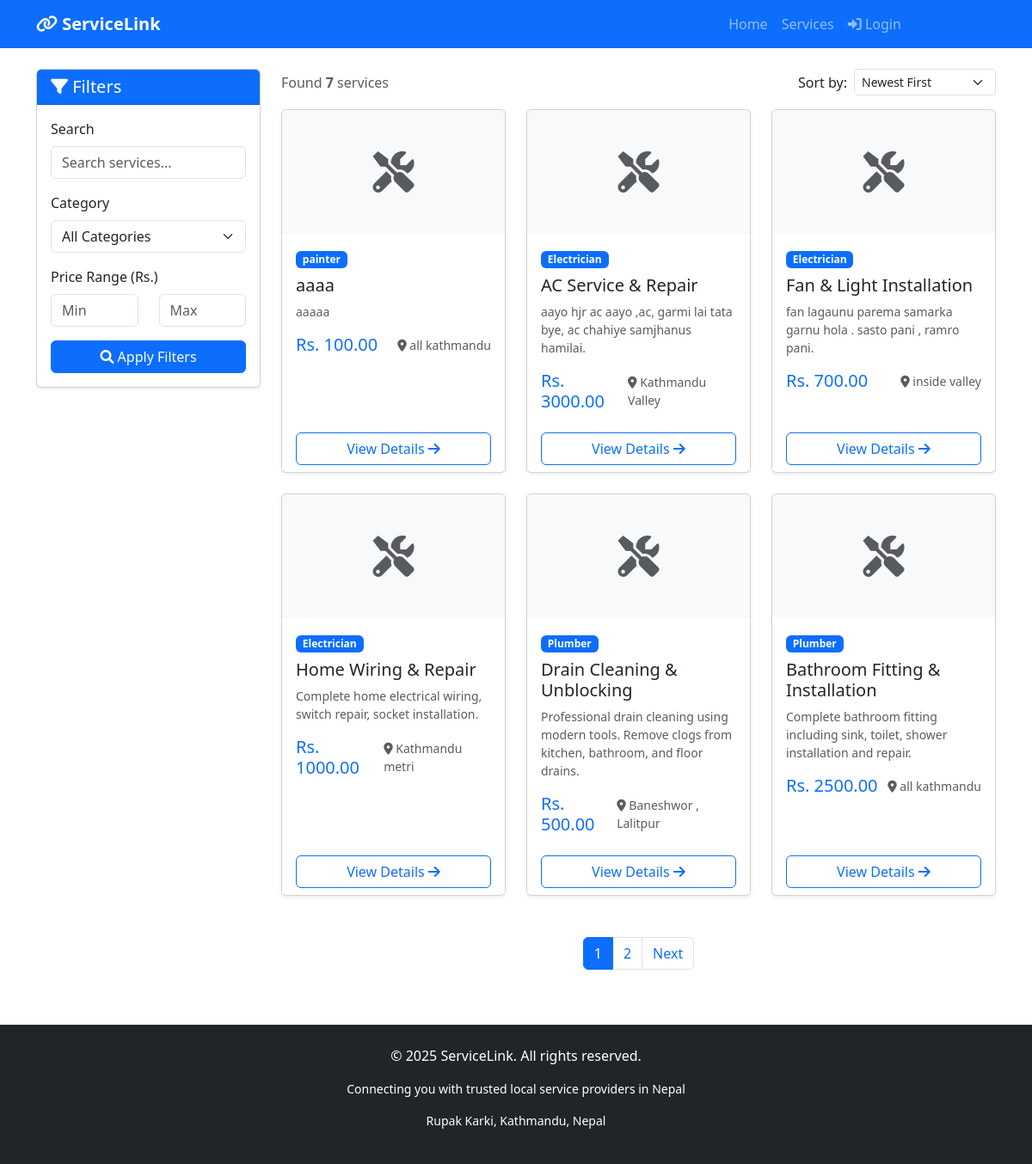
Page /services/ on the committed database.
### services/models.py (models this page shows, shortened)
class Service(models.Model):
    title = models.CharField(max_length=200)
    description = models.TextField()
    price = models.DecimalField(max_digits=10, decimal_places=2)
    category = models.ForeignKey(Category, on_delete=models.CASCADE)
    provider = models.ForeignKey(User, on_delete=models.CASCADE, related_name='services')
    image = models.ImageField(upload_to='services/', blank=True, null=True)
    location = models.CharField(max_length=200, blank=True)
    is_available = models.BooleanField(default=True)
    created_at = models.DateTimeField(auto_now_add=True)

class Category(models.Model):
    name = models.CharField(max_length=100)
    slug = models.SlugField(unique=True)
    icon = models.CharField(max_length=50, blank=True, help_text="FontAwesome icon class")
    class Meta:
        verbose_name = "Category"
        verbose_name_plural = "Categories"

### services/views.py (the view)
# urls.py: path('', views.service_list, name='service_list'),
def service_list(request):
    services = Service.objects.filter(is_available=True)
    query = request.GET.get('q', '')
    category_slug = request.GET.get('category', '')
    min_price = request.GET.get('min_price', '')
    max_price = request.GET.get('max_price', '')
    sort_by = request.GET.get('sort', '-created_at')  # Default: newest first
    if query:
        services = services.filter(
            Q(title__icontains=query) |
            Q(description__icontains=query) |
            Q(location__icontains=query)
        )
    if category_slug:
        services = services.filter(category__slug=category_slug)
    if min_price:
        services = services.filter(price__gte=min_price)  # greater than or equal
    if max_price:
        services = services.filter(price__lte=max_price)  # less than or equal
    valid_sorts = ['price', '-price', 'created_at', '-created_at', 'title']
    if sort_by in valid_sorts:
        services = services.order_by(sort_by)
    paginator = Paginator(services, 6)
    page_number = request.GET.get('page')
    page_obj = paginator.get_page(page_number)
    categories = Category.objects.all()
    context = {
        'services': page_obj,  # Paginated services
        'categories': categories,
        'search_query': query,
        'selected_category': category_slug,
        'min_price': min_price,
        'max_price': max_price,
        'sort_by': sort_by,
    }
    return render(request, 'services/service_list.html', context)

### services/templates/services/service_list.html (shortened to what this page needs)
{% extends 'base.html' %}
{% block content %}
<div class="container mt-4">
    <div class="row">
        <div class="col-md-3">
            <div class="card shadow-sm">
                <div class="card-header bg-primary text-white">
                    <h5 class="mb-0"><i class="fas fa-filter"></i> Filters</h5>
                </div>
                <div class="card-body">
                    <form method="get">
                        <div class="mb-3">
                            <label class="form-label">Search</label>
                            <input type="text" name="q" class="form-control"
                                   placeholder="Search services..."
                                   value="{{ search_query }}">
                        </div>
                        <div class="mb-3">
                            <label class="form-label">Category</label>
                            <select name="category" class="form-select">
                                <option value="">All Categories</option>
                            </select>
                        </div>
                        <div class="mb-3">
                            <label class="form-label">Price Range (Rs.)</label>
                            <div class="row">
                                <div class="col-6">
                                    <input type="number" name="min_price" class="form-control"
                                           placeholder="Min" value="{{ min_price }}">
                                </div>
                                <div class="col-6">
                                    <input type="number" name="max_price" class="form-control"
                                           placeholder="Max" value="{{ max_price }}">
                                </div>
                            </div>
                        </div>
                        <button type="submit" class="btn btn-primary w-100">
                            <i class="fas fa-search"></i> Apply Filters
                        </button>
                    </form>
                </div>
            </div>
        </div>
        <div class="col-md-9">
            <div class="d-flex justify-content-between align-items-center mb-3">
                <p class="text-muted mb-0">
                    Found <strong>{{ services.paginator.count }}</strong> services
                </p>
                <div class="d-flex align-items-center">
                    <label class="me-2">Sort by:</label>
                    <select class="form-select form-select-sm w-auto" onchange="window.location.href=this.value">
                        <option value="?sort=-created_at" {% if sort_by == '-created_at' %}selected{% endif %}>
                            Newest First
                        </option>
                    </select>
                </div>
            </div>
            <div class="row">
                {% for service in services %}
                <div class="col-md-6 col-lg-4 mb-4">
                    <div class="card h-100 shadow-sm service-card">
                        {% if service.image %}
                        <img src="{{ service.image.url }}" class="card-img-top" alt="{{ service.title }}"
                             style="height: 180px; object-fit: cover;">
                        {% else %}
                        <div class="card-img-top bg-light text-center py-5">
                            <i class="fas fa-tools fa-3x text-muted"></i>
                        </div>
                        {% endif %}
                        <div class="card-body">
                            <span class="badge bg-primary mb-2">{{ service.category.name }}</span>
                            <h5 class="card-title">{{ service.title }}</h5>
                            <p class="card-text text-muted small">{{ service.description|truncatewords:15 }}</p>
                            <div class="d-flex justify-content-between align-items-center mt-3">
                                <h5 class="text-primary mb-0">Rs. {{ service.price }}</h5>
                                <small class="text-muted">
                                    <i class="fas fa-map-marker-alt"></i> {{ service.location|default:"Online" }}
                                </small>
                            </div>
                        </div>
                        <div class="card-footer bg-white border-top-0">
                            <a href="{% url 'service_detail' service.id %}" class="btn btn-outline-primary w-100">
                                View Details <i class="fas fa-arrow-right"></i>
                            </a>
                        </div>
                    </div>
                </div>
                {% empty %}
                <div class="col-12">
                    <div class="alert alert-info text-center">
                        <i class="fas fa-info-circle"></i> No services found matching your criteria.
                    </div>
                </div>
                {% endfor %}
            </div>
            {% if services.has_other_pages %}
            <nav aria-label="Page navigation" class="mt-4">
                <ul class="pagination justify-content-center">
                    {% for num in services.paginator.page_range %}
                        {% if services.number == num %}
                        <li class="page-item active"><span class="page-link">{{ num }}</span></li>
                        {% elif num > services.number|add:'-3' and num < services.number|add:'3' %}
                        <li class="page-item">
                            <a class="page-link" href="?page={{ num }}{% if search_query %}&q={{ search_query }}{% endif %}{% if selected_category %}&category={{ selected_category }}{% endif %}">
                                {{ num }}
                            </a>
                        </li>
                        {% endif %}
                    {% endfor %}
                    {% if services.has_next %}
                    <li class="page-item">
                        <a class="page-link" href="?page={{ services.next_page_number }}{% if search_query %}&q={{ search_query }}{% endif %}{% if selected_category %}&category={{ selected_category }}{% endif %}">
                            Next
                        </a>
                    </li>
                    {% endif %}
                </ul>
            </nav>
            {% endif %}
        </div>
    </div>
</div>
{% endblock %}

### templates/base.html (style rules this page uses)
.service-card { transition: box-shadow 0.3s; }

### services/templates/services/service_list.html (style rules this page uses)
.service-card { transition: transform 0.2s, box-shadow 0.2s; }

### rows in the picture
Service: category.name "painter", title "aaaa", description "aaaaa", price "100.00", location "all kathmandu"
Service: category.name "Electrician", title "AC Service & Repair", description "aayo hjr ac aayo ,ac, garmi lai tata bye, ac chahiye samjhanus hamilai.", price "3000.00", location "Kathmandu Valley"
Service: category.name "Electrician", title "Fan & Light Installation", description "fan lagaunu parema samarka garnu hola . sasto pani , ramro pani.", price "700.00", location "inside valley"
Service: category.name "Electrician", title "Home Wiring & Repair", description "Complete home electrical wiring, switch repair, socket installation.", price "1000.00", location "Kathmandu metri"
Service: category.name "Plumber", title "Drain Cleaning & Unblocking", description "Professional drain cleaning using modern tools. Remove clogs from kitchen, bathroom, and floor drains.", price "500.00", location "Baneshwor , Lalitpur"
Service: category.name "Plumber", title "Bathroom Fitting & Installation", description "Complete bathroom fitting including sink, toilet, shower installation and repair.", price "2500.00", location "all kathmandu"

### other values in the picture
{{ services.paginator.count }} "7"
{{ num }} "1"
{{ num }} "2"
